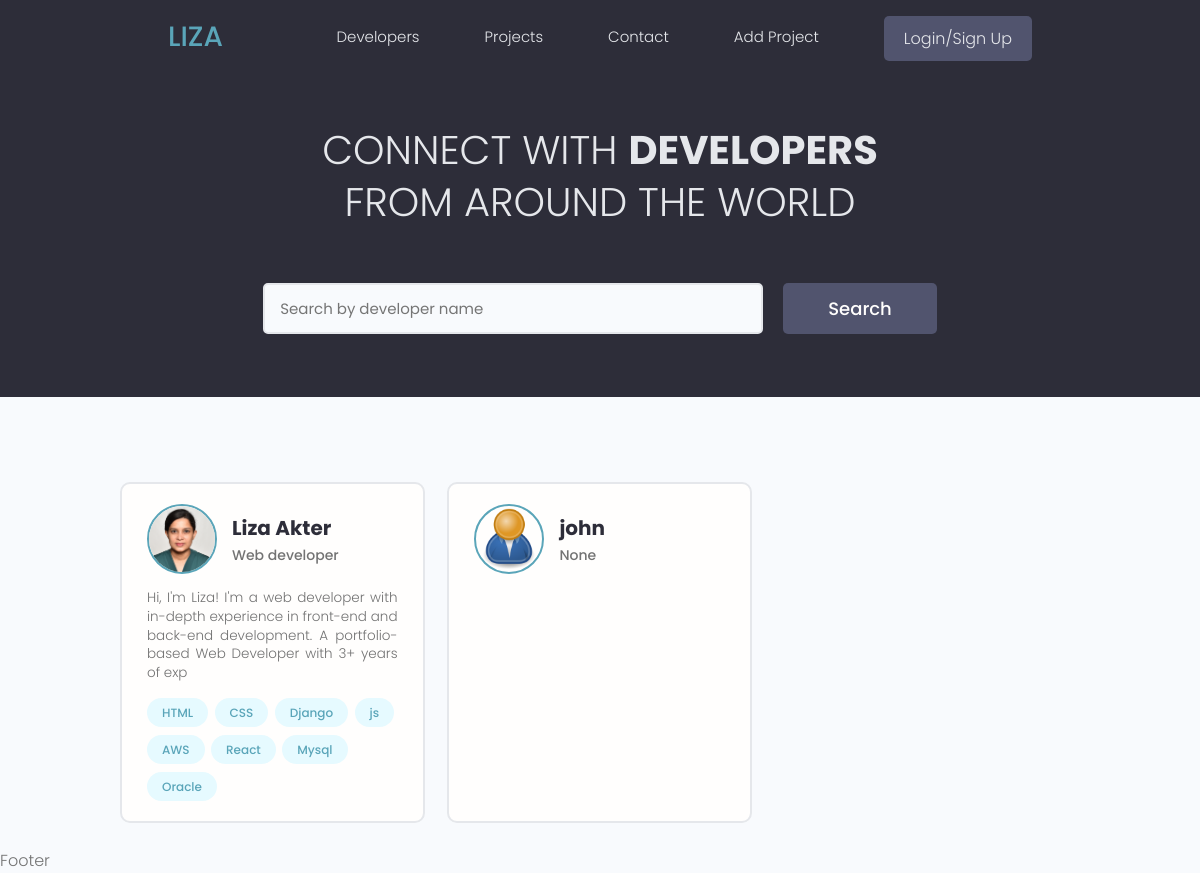
/users/, run on the app's committed database.
### users/models.py (models this page shows, shortened)
class profile(models.Model):
    user=models.OneToOneField(User, on_delete=models.CASCADE, null=True, blank=True)
    name=models.CharField(max_length=200, null=True, blank=True)
    email=models.EmailField(max_length=500, null=True, blank=True)
    username=models.CharField(max_length=200, null=True, blank=True)
    location=models.CharField(max_length=200, null=True, blank=True)
    short_intro=models.CharField(max_length=200, null=True, blank=True)
    bio=models.TextField(null=True,blank=True)
    profile_image=models.ImageField(null=True, blank=True, upload_to='profile/', default='profile/user-default.png')
    social_twitter=models.CharField(max_length=200, null=True, blank=True)
    social_linkedin=models.CharField(max_length=200, null=True, blank=True)
    social_github=models.CharField(max_length=200, null=True, blank=True)
    social_website=models.CharField(max_length=200, null=True, blank=True)
    created=models.DateTimeField(auto_now_add=True)
    id=models.UUIDField(default=uuid.uuid4, unique=True, primary_key=True, editable=False)

class skills(models.Model):
    owner=models.ForeignKey(profile, on_delete=models.CASCADE, null=True, blank=True)
    name=models.CharField(max_length=200, null=True, blank=True)
    description=models.TextField(null=True, blank=True)
    created=models.DateTimeField(auto_now_add=True)
    id=models.UUIDField(default=uuid.uuid4, unique=True, primary_key=True, editable=False )
    def __str__(self):
        return str(self.name)

### users/views.py (the view)
# urls.py: path('',views.profiles, name='profiles'),
def profiles(request):
    profiles=profile.objects.all()
    context={'profiles':profiles}
    return render(request, 'users/profiles.html',context)

### users/templates/users/profiles.html (shortened to what this page needs)
{% extends 'main.html' %}
{% block content %}
<main class="home">
    <section class="hero-section text-center">
      <div class="container container--narrow">
        <div class="hero-section__box">
          <h2>CONNECT WITH <span>DEVELOPERS</span></h2>
          <h2>FROM AROUND THE WORLD</h2>
        </div>
        <div class="hero-section__search">
          <form class="form" action="#" method="get">
            <div class="form__field">
              <input class="input input--text" id="formInput#search" type="text" name="text"
                placeholder="Search by developer name" />
            </div>
            <input class="btn btn--sub btn--lg" type="submit" value="Search" />
          </form>
        </div>
      </div>
    </section>
    <section class="devlist">
      <div class="container">
        <div class="grid grid--three">
            {% for profile in profiles %}
          <div class="column card">
            <div class="dev">
              <a href="{% url 'user-profile' profile.id %}" class="card__body">
                <div class="dev__profile">
                  <img class="avatar avatar--md" src="{{profile.profile_image.url}}" alt="image" />
                  <div class="dev__meta">
                    <h3>{{profile.name}}</h3>
                    <h5>{{profile.short_intro}}</h5>
                  </div>
                </div>
                <p class="dev__info">
                  {{profile.bio|slice:'150'}}
                </p>
                <div class="dev__skills">
                  {% for skill in profile.skills_set.all %}
                  <span class="tag tag--pill tag--main">
                    <small>{{skill}}</small>
                  </span>
                  {% endfor %}
                </div>
              </a>
            </div>
          </div>
          {% endfor %}
        </div>
      </div>
    </section>
  </main>
{% endblock content %}

### static/style/app.css (style rules this page uses)
:root { --color-sub: #2d2d39; }
.btn--sub { background-color: var(--color-sub-light); }
.card { border: 2px solid var(--color-light); }
img { width: 100%; }
.hero-section { height: 40vh; display: flex; align-items: center; background-color: var(--color-sub); }
.hero-section__box { margin-bottom: 4rem; }
.hero-section__box > h2, .hero-section__box > h2 > span { font-size: 4rem; color: var(--color-light); line-height: 1.3; text-transform: uppercase; }
.hero-section__box > h2 { font-weight: 300; }
.hero-section__box > h2 > span { font-weight: 700; }
.hero-section__search > .form { display: flex; align-items: center; justify-content: center; gap: 2rem; }
.hero-section__search > .form input.input--text { width: 50rem; }
.devlist { margin-top: 8rem; }
.devlist .grid { align-items: stretch; }
.devlist .dev .dev__profile { display: flex; align-items: center; gap: 1.5rem; }
.devlist .dev .dev__meta h3 { color: var(--color-sub); font-size: 2rem; font-weight: 700; }
.devlist .dev .dev__meta h5 { color: var(--color-text); font-size: 1.4rem; font-weight: 500; }
.devlist .dev .dev__info { margin: 1.5rem 0; font-size: 1.35rem; line-height: 1.4; text-align: justify; }

### static/uikit/styles/modules/_variables.css (style rules this page uses)
:root { --color-main: #5aa5b9; --color-main-light: #e6faff; --color-sub: #3f4156; --color-sub-light: #51546e; --color-sub-lighter: #ededfd; --color-text: #737373; --color-gray: #8b8b8b; --color-light: #e5e7eb; --color-light-gray: #767676; --color-bg: #f8fafd; --color-white: #fffefd; --color-white-light: #f3f3f3; --color-success: #359e64; --color-success-bg: #def8e8; --color-error: #fc4b0b; --color-error-bg: #fff2ee; --font-base: 'Poppins', arial, helvetica, 'Segoe UI', roboto, ubuntu, sans-serif; --font-monospace: 'Fira Code', 'Courier New', courier, monospace; --font-regular: 300; --font-medium: 500; --font-bold: 700; --generic-shadow: 1px 1px 5px #00000010; --generic-transition: all 0.3s ease-in-out; }

### static/uikit/styles/modules/_base.css (style rules this page uses)
* { margin: 0; padding: 0; box-sizing: border-box; text-rendering: optimizeLegibility; color: inherit; font-size: inherit; }
html { font-size: 50%; }
@media only screen and (min-width: 480px) { html { font-size: 56.25%; } }
@media only screen and (min-width: 1200px) { html { font-size: 62.5%; } }
body { line-height: 1.6; font-weight: 400; font-size: 1.5rem; color: var(--color-text); background-color: var(--color-bg); min-height: 100vh; }

### static/uikit/styles/modules/_typography.css (style rules this page uses)
* { font-family: var(--font-base); }
h2 { font-size: 3.6rem; font-weight: var(--font-bold); }
h3 { font-size: 3.2rem; font-weight: var(--font-medium); }
h5 { font-size: 2.4rem; font-weight: var(--font-medium); }
h5, h6 { font-weight: var(--font-regular); }
p, span, strong { font-size: 1.6rem; color: var(--color-text); font-weight: var(--font-regular); }
a { padding-bottom: 2px; text-decoration: none; display: inline-block; color: var(--color-main); font-weight: var(--font-medium); }

### static/uikit/styles/modules/_utilities.css (style rules this page uses)
.container { width: 92%; max-width: 165rem; margin: 0 auto; box-sizing: border-box; }
.container--narrow { width: 92%; max-width: 120rem; }
@media screen and (min-width: 1000px) { .container { width: 90%; } }
@media screen and (min-width: 1000px) { .container--narrow { width: 85%; } }
@media screen and (min-width: 1200px) { .container { width: 80%; } }
@media screen and (min-width: 1200px) { .container--narrow { width: 72%; } }
.text-center { text-align: center; }

### static/uikit/styles/modules/_avatar.css (style rules this page uses)
.avatar { border-radius: 50%; border: 2px solid var(--color-main); object-fit: cover; }
.avatar--md { height: 7rem; width: 7rem; }

### static/uikit/styles/modules/_button.css (style rules this page uses)
.btn { display: inline-block; position: relative; cursor: pointer; background-color: var(--color-light); font-weight: var(--font-medium); color: var(--color-sub); text-decoration: none; padding: 1rem 2rem; border-radius: 0.5rem; border: none; width: -webkit-fit-content; width: -moz-fit-content; width: fit-content; height: -webkit-fit-content; height: -moz-fit-content; height: fit-content; font-size: 1.6rem; outline-width: 0; outline-color: transparent; -webkit-backface-visibility: hidden; backface-visibility: hidden; transition: all 0.3s ease-in-out; }
.btn--sub { background-color: var(--color-sub); color: var(--color-white); }
.btn--lg { font-size: 1.8rem; padding: 1.2rem 4.5rem; }

### static/uikit/styles/modules/_card.css (style rules this page uses)
.card { border-radius: 1rem; background-color: var(--color-white); border: 1.5px solid var(--color-light); width: auto; height: auto; margin-top: 0.5rem; margin-bottom: 0.5rem; overflow: hidden; }
.card__body, .card__header { padding: 2rem 2.5rem; }

### data on the page
profile: profile_image (picture), name "Liza Akter", short_intro "Web developer", bio "Hi, I'm Liza! I'm a web developer with in-depth experience in front-end and back-end development. A portfolio-based Web Developer with 3+ years of exp"
skills: name "HTML"
skills: name "CSS"
skills: name "Django"
skills: name "js"
skills: name "AWS"
skills: name "React"
skills: name "Mysql"
skills: name "Oracle"
profile: profile_image (placeholder picture), name "john", short_intro "None"
